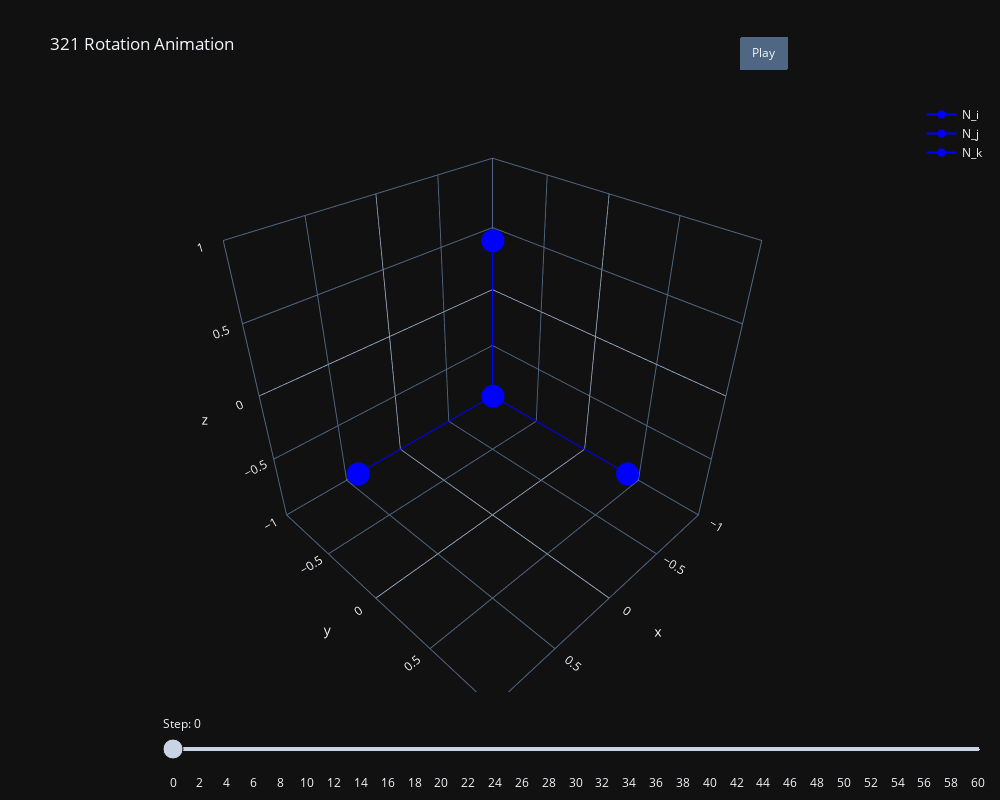

Source (notebook cell):
### Code cell
# Initialize Plotly for offline plotting in a Jupyter Notebook
init_notebook_mode(connected=True)

# Initialize the figure
fig = go.Figure()

# Add traces for N-frame
N_frame = np.eye(3)
for vec, name, color in zip(N_frame, ['N_i', 'N_j', 'N_k'], ['blue', 'blue', 'blue']):
    fig.add_trace(go.Scatter3d(x=[0, vec[0]], y=[0, vec[1]], z=[0, vec[2]],
                               mode='lines+markers', name=name, marker=dict(color=color)))

# Animation
frames = []

# Number of steps for the animation, divided equally among the rotations
steps = 60
steps_per_rotation = steps // 3

# Target rotation angles (in degrees)
target_theta_x_deg, target_theta_y_deg, target_theta_z_deg = 45, 45, 45

for frame in range(steps + 1):
    if frame <= steps_per_rotation:
        # Z rotation only
        theta_z_deg = (frame / steps_per_rotation) * target_theta_z_deg
        R = rotation_matrix_z(theta_z_deg)
    elif frame <= 2 * steps_per_rotation:
        # Z rotation completed, Y rotation
        theta_y_deg = ((frame - steps_per_rotation) / steps_per_rotation) * target_theta_y_deg
        R = np.matmul(rotation_matrix_z(target_theta_z_deg), rotation_matrix_y(theta_y_deg))
    else:
        # Y rotation completed, X rotation
        theta_x_deg = ((frame - 2 * steps_per_rotation) / steps_per_rotation) * target_theta_x_deg
        R = np.matmul(np.matmul(rotation_matrix_z(target_theta_z_deg), rotation_matrix_y(target_theta_y_deg)), rotation_matrix_x(theta_x_deg))

    # Apply the rotation to the original frame
    E_frame = [np.dot(R, vec) for vec in N_frame]
    
    # Prepare frame data
    frame_data = [go.Scatter3d(x=[0, E_frame[0][0]], y=[0, E_frame[0][1]], z=[0, E_frame[0][2]], mode='lines+markers', name='E_i', marker=dict(color='yellow')),
                  go.Scatter3d(x=[0, E_frame[1][0]], y=[0, E_frame[1][1]], z=[0, E_frame[1][2]], mode='lines+markers', name='E_j', marker=dict(color='cyan')),
                  go.Scatter3d(x=[0, E_frame[2][0]], y=[0, E_frame[2][1]], z=[0, E_frame[2][2]], mode='lines+markers', name='E_k', marker=dict(color='magenta'))]
    
    frames.append(go.Frame(data=frame_data, name=str(frame)))

# Add frames to the figure
fig.frames = frames

# Add a slider and play button
fig.update_layout(updatemenus=[dict(type="buttons", showactive=False, y=1.05, x=0.8, xanchor='left', yanchor='bottom',
                                    buttons=[dict(label='Play',
                                                  method='animate',
                                                  args=[None, dict(frame=dict(duration=100, redraw=True), fromcurrent=True, mode='immediate')])])],
                  sliders=[dict(steps=[dict(method='animate', args=[[f.name], dict(mode='immediate', frame=dict(duration=100, redraw=True), fromcurrent=True)], label=str(k)) for k, f in enumerate(fig.frames)], x=0.1, y=0, currentvalue=dict(visible=True, prefix='Step: '))])

# Set the layout
fig.update_layout(width=1000, height=800, template="plotly_dark",
                  scene=dict(aspectmode='cube', xaxis=dict(range=[-1, 1], autorange=False),
                             yaxis=dict(range=[-1, 1], autorange=False), zaxis=dict(range=[-1, 1], autorange=False)),
                  title='321 Rotation Animation')

# Show the figure
iplot(fig)

### Figure 1 — Plotly figure (JSON) as saved in the notebook; plotly's stock layout.template omitted (floating-point values rounded to 4 significant figures)
{"data": [{"marker": {"color": "blue"}, "mode": "lines+markers", "name": "N_i", "type": "scatter3d", "x": [0, 1], "y": [0, 0], "z": [0, 0]}, {"marker": {"color": "blue"}, "mode": "lines+markers", "name": "N_j", "type": "scatter3d", "x": [0, 0], "y": [0, 1], "z": [0, 0]}, {"marker": {"color": "blue"}, "mode": "lines+markers", "name": "N_k", "type": "scatter3d", "x": [0, 0], "y": [0, 0], "z": [0, 1]}], "layout": {"height": 800, "scene": {"aspectmode": "cube", "aspectratio": {"x": 1, "y": 1, "z": 1}, "xaxis": {"autorange": false, "range": [-1, 1], "type": "linear"}, "yaxis": {"autorange": false, "range": [-1, 1], "type": "linear"}, "zaxis": {"autorange": false, "range": [-1, 1], "type": "linear"}}, "sliders": [{"currentvalue": {"prefix": "Step: ", "visible": true}, "steps": [{"args": [["0"], {"frame": {"duration": 100, "redraw": true}, "fromcurrent": true, "mode": "immediate"}], "label": "0", "method": "animate"}, {"args": [["1"], {"frame": {"duration": 100, "redraw": true}, "fromcurrent": true, "mode": "immediate"}], "label": "1", "method": "animate"}, {"args": [["2"], {"frame": {"duration": 100, "redraw": true}, "fromcurrent": true, "mode": "immediate"}], "label": "2", "method": "animate"}, {"args": [["3"], {"frame": {"duration": 100, "redraw": true}, "fromcurrent": true, "mode": "immediate"}], "label": "3", "method": "animate"}, {"args": [["4"], {"frame": {"duration": 100, "redraw": true}, "fromcurrent": true, "mode": "immediate"}], "label": "4", "method": "animate"}, {"args": [["5"], {"frame": {"duration": 100, "redraw": true}, "fromcurrent": true, "mode": "immediate"}], "label": "5", "method": "animate"}, {"args": [["6"], {"frame": {"duration": 100, "redraw": true}, "fromcurrent": true, "mode": "immediate"}], "label": "6", "method": "animate"}, {"args": [["7"], {"frame": {"duration": 100, "redraw": true}, "fromcurrent": true, "mode": "immediate"}], "label": "7", "method": "animate"}, {"args": [["8"], {"frame": {"duration": 100, "redraw": true}, "fromcurrent": true, "mode": "immediate"}], "label": "8", "method": "animate"}, {"args": [["9"], {"frame": {"duration": 100, "redraw": true}, "fromcurrent": true, "mode": "immediate"}], "label": "9", "method": "animate"}, {"args": [["10"], {"frame": {"duration": 100, "redraw": true}, "fromcurrent": true, "mode": "immediate"}], "label": "10", "method": "animate"}, {"args": [["11"], {"frame": {"duration": 100, "redraw": true}, "fromcurrent": true, "mode": "immediate"}], "label": "11", "method": "animate"}, {"args": [["12"], {"frame": {"duration": 100, "redraw": true}, "fromcurrent": true, "mode": "immediate"}], "label": "12", "method": "animate"}, {"args": [["13"], {"frame": {"duration": 100, "redraw": true}, "fromcurrent": true, "mode": "immediate"}], "label": "13", "method": "animate"}, {"args": [["14"], {"frame": {"duration": 100, "redraw": true}, "fromcurrent": true, "mode": "immediate"}], "label": "14", "method": "animate"}, {"args": [["15"], {"frame": {"duration": 100, "redraw": true}, "fromcurrent": true, "mode": "immediate"}], "label": "15", "method": "animate"}, {"args": [["16"], {"frame": {"duration": 100, "redraw": true}, "fromcurrent": true, "mode": "immediate"}], "label": "16", "method": "animate"}, {"args": [["17"], {"frame": {"duration": 100, "redraw": true}, "fromcurrent": true, "mode": "immediate"}], "label": "17", "method": "animate"}, {"args": [["18"], {"frame": {"duration": 100, "redraw": true}, "fromcurrent": true, "mode": "immediate"}], "label": "18", "method": "animate"}, {"args": [["19"], {"frame": {"duration": 100, "redraw": true}, "fromcurrent": true, "mode": "immediate"}], "label": "19", "method": "animate"}, {"args": [["20"], {"frame": {"duration": 100, "redraw": true}, "fromcurrent": true, "mode": "immediate"}], "label": "20", "method": "animate"}, {"args": [["21"], {"frame": {"duration": 100, "redraw": true}, "fromcurrent": true, "mode": "immediate"}], "label": "21", "method": "animate"}, {"args": [["22"], {"frame": {"duration": 100, "redraw": true}, "fromcurrent": true, "mode": "immediate"}], "label": "22", "method": "animate"}, {"args": [["23"], {"frame": {"duration": 100, "redraw": true}, "fromcurrent": true, "mode": "immediate"}], "label": "23", "method": "animate"}, {"args": [["24"], {"frame": {"duration": 100, "redraw": true}, "fromcurrent": true, "mode": "immediate"}], "label": "24", "method": "animate"}, {"args": [["25"], {"frame": {"duration": 100, "redraw": true}, "fromcurrent": true, "mode": "immediate"}], "label": "25", "method": "animate"}, {"args": [["26"], {"frame": {"duration": 100, "redraw": true}, "fromcurrent": true, "mode": "immediate"}], "label": "26", "method": "animate"}, {"args": [["27"], {"frame": {"duration": 100, "redraw": true}, "fromcurrent": true, "mode": "immediate"}], "label": "27", "method": "animate"}, {"args": [["28"], {"frame": {"duration": 100, "redraw": true}, "fromcurrent": true, "mode": "immediate"}], "label": "28", "method": "animate"}, {"args": [["29"], {"frame": {"duration": 100, "redraw": true}, "fromcurrent": true, "mode": "immediate"}], "label": "29", "method": "animate"}, {"args": [["30"], {"frame": {"duration": 100, "redraw": true}, "fromcurrent": true, "mode": "immediate"}], "label": "30", "method": "animate"}, {"args": [["31"], {"frame": {"duration": 100, "redraw": true}, "fromcurrent": true, "mode": "immediate"}], "label": "31", "method": "animate"}, {"args": [["32"], {"frame": {"duration": 100, "redraw": true}, "fromcurrent": true, "mode": "immediate"}], "label": "32", "method": "animate"}, {"args": [["33"], {"frame": {"duration": 100, "redraw": true}, "fromcurrent": true, "mode": "immediate"}], "label": "33", "method": "animate"}, {"args": [["34"], {"frame": {"duration": 100, "redraw": true}, "fromcurrent": true, "mode": "immediate"}], "label": "34", "method": "animate"}, {"args": [["35"], {"frame": {"duration": 100, "redraw": true}, "fromcurrent": true, "mode": "immediate"}], "label": "35", "method": "animate"}, {"args": [["36"], {"frame": {"duration": 100, "redraw": true}, "fromcurrent": true, "mode": "immediate"}], "label": "36", "method": "animate"}, {"args": [["37"], {"frame": {"duration": 100, "redraw": true}, "fromcurrent": true, "mode": "immediate"}], "label": "37", "method": "animate"}, {"args": [["38"], {"frame": {"duration": 100, "redraw": true}, "fromcurrent": true, "mode": "immediate"}], "label": "38", "method": "animate"}, {"args": [["39"], {"frame": {"duration": 100, "redraw": true}, "fromcurrent": true, "mode": "immediate"}], "label": "39", "method": "animate"}, {"args": [["40"], {"frame": {"duration": 100, "redraw": true}, "fromcurrent": true, "mode": "immediate"}], "label": "40", "method": "animate"}, {"args": [["41"], {"frame": {"duration": 100, "redraw": true}, "fromcurrent": true, "mode": "immediate"}], "label": "41", "method": "animate"}, {"args": [["42"], {"frame": {"duration": 100, "redraw": true}, "fromcurrent": true, "mode": "immediate"}], "label": "42", "method": "animate"}, {"args": [["43"], {"frame": {"duration": 100, "redraw": true}, "fromcurrent": true, "mode": "immediate"}], "label": "43", "method": "animate"}, {"args": [["44"], {"frame": {"duration": 100, "redraw": true}, "fromcurrent": true, "mode": "immediate"}], "label": "44", "method": "animate"}, {"args": [["45"], {"frame": {"duration": 100, "redraw": true}, "fromcurrent": true, "mode": "immediate"}], "label": "45", "method": "animate"}, {"args": [["46"], {"frame": {"duration": 100, "redraw": true}, "fromcurrent": true, "mode": "immediate"}], "label": "46", "method": "animate"}, {"args": [["47"], {"frame": {"duration": 100, "redraw": true}, "fromcurrent": true, "mode": "immediate"}], "label": "47", "method": "animate"}, {"args": [["48"], {"frame": {"duration": 100, "redraw": true}, "fromcurrent": true, "mode": "immediate"}], "label": "48", "method": "animate"}, {"args": [["49"], {"frame": {"duration": 100, "redraw": true}, "fromcurrent": true, "mode": "immediate"}], "label": "49", "method": "animate"}, {"args": [["50"], {"frame": {"duration": 100, "redraw": true}, "fromcurrent": true, "mode": "immediate"}], "label": "50", "method": "animate"}, {"args": [["51"], {"frame": {"duration": 100, "redraw": true}, "fromcurrent": true, "mode": "immediate"}], "label": "51", "method": "animate"}, {"args": [["52"], {"frame": {"duration": 100, "redraw": true}, "fromcurrent": true, "mode": "immediate"}], "label": "52", "method": "animate"}, {"args": [["53"], {"frame": {"duration": 100, "redraw": true}, "fromcurrent": true, "mode": "immediate"}], "label": "53", "method": "animate"}, {"args": [["54"], {"frame": {"duration": 100, "redraw": true}, "fromcurrent": true, "mode": "immediate"}], "label": "54", "method": "animate"}, {"args": [["55"], {"frame": {"duration": 100, "redraw": true}, "fromcurrent": true, "mode": "immediate"}], "label": "55", "method": "animate"}, {"args": [["56"], {"frame": {"duration": 100, "redraw": true}, "fromcurrent": true, "mode": "immediate"}], "label": "56", "method": "animate"}, {"args": [["57"], {"frame": {"duration": 100, "redraw": true}, "fromcurrent": true, "mode": "immediate"}], "label": "57", "method": "animate"}, {"args": [["58"], {"frame": {"duration": 100, "redraw": true}, "fromcurrent": true, "mode": "immediate"}], "label": "58", "method": "animate"}, {"args": [["59"], {"frame": {"duration": 100, "redraw": true}, "fromcurrent": true, "mode": "immediate"}], "label": "59", "method": "animate"}, {"args": [["60"], {"frame": {"duration": 100, "redraw": true}, "fromcurrent": true, "mode": "immediate"}], "label": "60", "method": "animate"}], "x": 0.1, "y": 0}], "title": {"text": "321 Rotation Animation"}, "updatemenus": [{"buttons": [{"args": [null, {"frame": {"duration": 100, "redraw": true}, "fromcurrent": true, "mode": "immediate"}], "label": "Play", "method": "animate"}], "showactive": false, "type": "buttons", "x": 0.8, "xanchor": "left", "y": 1.05, "yanchor": "bottom"}], "width": 1000}}
